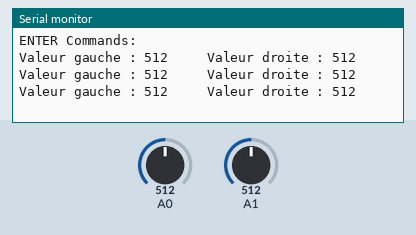
This sketch was run on a simulated Arduino Uno, built with avr-gcc and run on an emulated ATmega328P. On the bench: the last lines printed to the serial monitor. Inputs (shaded band) come from the test bench; at power-on: A0 = 512, A1 = 512.

Above: at 2.1 s.
2.2 s: A0 set to 325
At 2.7 s:
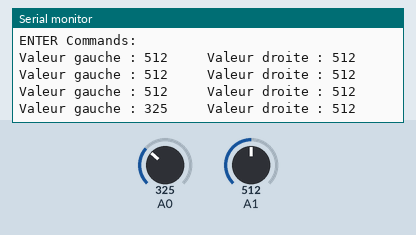
5.3 s: A1 set to 325
At 5.7 s:
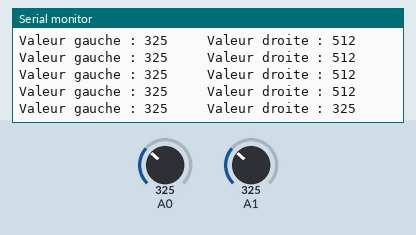
6.8 s: A0 set to 306
At 7.2 s:
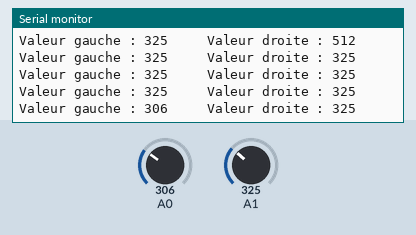
8.3 s: A1 set to 306
At 8.7 s:
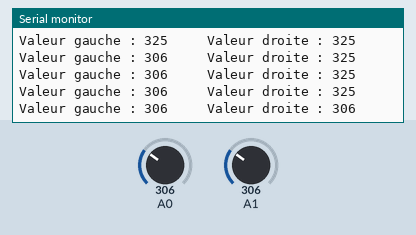
Timing chart, 0 to 10.8 s (numbered marks = the images above; inputs shaded):
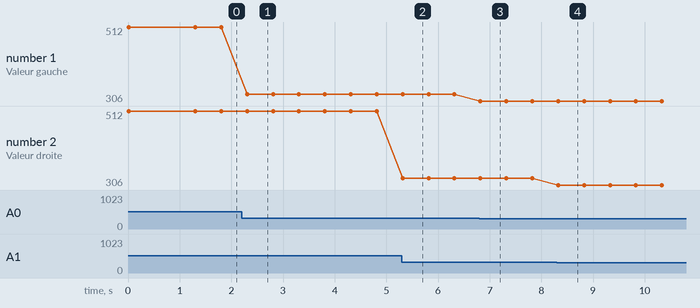

Measured:
- after the input at 2.2 s, the serial monitor: prints a new line after 0.11 s (image 1)
- after the input at 5.3 s, the serial monitor: prints a new line at once (image 2)
- after the input at 6.8 s, the serial monitor: prints a new line at once (image 3)
- after the input at 8.3 s, the serial monitor: prints a new line at once (image 4)
- plotted number 1: 512 → 325 after the input at 2.2 s, 325 → 306 after the input at 6.8 s

The sketch:

principalmaitre.ino
```cpp
#include <SoftwareSerial.h>
SoftwareSerial ArduinoSlave(3,4); //TX branché sur 3 RX branché sur 4
int valeur_flexgauche;          // capte le mouvement du doigt gauche
int ancienne_val_gauche=0;      //déclare une valeur qui va permettre de laisser le cligno gauche actif même quand on baisse le doigt
int valeur_flexdroite;          // capte le mouvement du doigt droit
int ancienne_val_droite=0;      //déclare une valeur qui va permettre de laisser le cligno droit actif même quand on baisse le doigt
int etatgauche=1;               // va définir si on éteint ou allume le cligno gauche
int etatdroite=1;               // va définir si on éteint ou allume le cligno droit


void setup(){
  Serial.begin(9600);
  Serial.println("ENTER Commands:");
  ArduinoSlave.begin(38400);

}

void loop(){

  valeur_flexgauche=analogRead(0);  //lit la valeur du flex à gauche
  valeur_flexdroite=analogRead(1);  //lit la valeur du flex à droite
  Serial.print("Valeur gauche : ");
  Serial.print(valeur_flexgauche);
  Serial.print("     Valeur droite : ");
  Serial.println(valeur_flexdroite);

  if (valeur_flexgauche>320 and valeur_flexgauche>ancienne_val_gauche){             //si on veut aller à gauche
    delay(800);                                                                                               //pour être sûr qu'on ne fait pas un geste non voulu
    etatgauche=1-etatgauche;}                                                                                 // une fois que le doigt est levé on va modifier l'état de la led : allumé ou éteint

  else if (valeur_flexdroite>335 and valeur_flexdroite>ancienne_val_droite){        //si on veut aller à droite
    delay(800);                                                                                               //pour être sûr qu'on ne fait pas un geste non voulu
    etatdroite=1-etatdroite;}

  else if (valeur_flexgauche<210 and valeur_flexdroite<200){                                                  //si on freine
    delay(100);                                                                                               //latence courte car freinage rapide
    ArduinoSlave.write("F");  //envoi le caractère F à l'esclave pour freiner                                                                                                  //Appel la fonction frein
    etatdroite=1;                                                                                             //si le cligno droit est allumé et qu'on freine alors on éteint le cligno
    etatgauche=1; }                                                                                           // pareil avec le gauche

   else{                                                                                                      //Si on ne fait rien, alors leds éteintes
    ArduinoSlave.write("R");  //envoi le caractère R à l'esclave pour éteindre les leds
    }


  ancienne_val_gauche=valeur_flexgauche;                                                            // pour reconnaitre si on active ou désactive on va comparer ancienne valeur et nouvelle valeur
  ancienne_val_droite=valeur_flexdroite;                                                            // pareil avec le cligno droit
  while (ArduinoSlave.available()){ //vérifie que l'esclave est connecté
    delay(100);}

  if (etatdroite==1 and etatgauche==0){                                                             //si le cligno droit est allumé on allume pas le gauche
    ArduinoSlave.write("G");  //envoi le caractère G à l'esclave pour aller à gauche
    }

  else{                                                                                                      //Si on ne fait rien, alors leds éteintes
    ArduinoSlave.write("R");  //envoi le caractère R à l'esclave pour éteindre les leds
    }

  if (etatgauche==1 and etatdroite==0){                                                             //si le cligno gauche est allumé on allume pas le droit
    ArduinoSlave.write("D");  //envoi le caractère D à l'esclave pour aller à droite
    }

  else{ //Si on ne fait rien, alors leds éteintes
    ArduinoSlave.write("R");  //envoi le caractère R à l'esclave pour éteindre les leds
    }


    delay(500);


}
```
